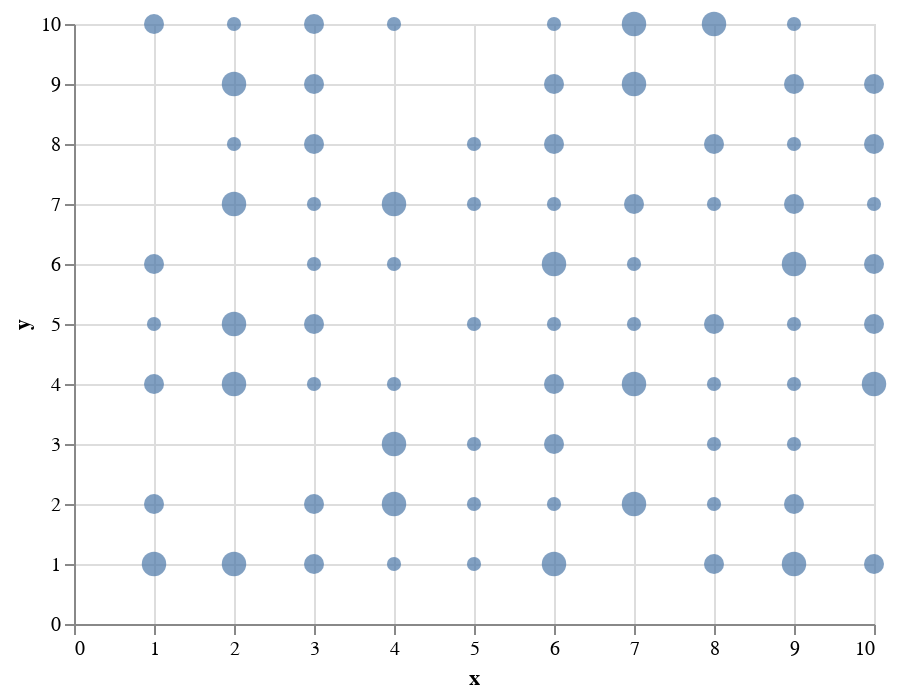

This figure's notebook cell:
### Code cell
import numpy as np
import pandas as pd
import random
import altair as alt

def generate_data(x, y):
  data = pd.DataFrame(
      columns = ['x', 'y', 'point_size'],
      data = {
          'x': pd.Series(np.tile(range(1,x+1), y) ),
          'y': np.repeat(range(1,x+1),y),
          'point_size': [50 * random.randint(0,3) for i in range(0, x*y)],
          },
      )
  return data


def plot_points_altair(data):
  fig = alt.Chart(data[data.point_size>0]).mark_point(filled=True).encode(
      x=alt.X('x'),
      y=alt.Y('y'),
      size=alt.Size('point_size:N', scale=None),
      )
  return fig

data = generate_data(10,10)
plot_points_altair(data)

### Figure 1 — Vega-Lite specification as saved in the notebook (floating-point values rounded to 4 significant figures)
{"config": {"view": {"continuousWidth": 400, "continuousHeight": 300}}, "data": {"name": "data-56c78bd3193f9be46598d0b8d108f180"}, "mark": {"type": "point", "filled": true}, "encoding": {"size": {"field": "point_size", "scale": null, "type": "nominal"}, "x": {"field": "x", "type": "quantitative"}, "y": {"field": "y", "type": "quantitative"}}, "$schema": "https://vega.github.io/schema/vega-lite/v4.17.0.json", "datasets": {"data-56c78bd3193f9be46598d0b8d108f180": [{"x": 1, "y": 1, "point_size": 150}, {"x": 2, "y": 1, "point_size": 150}, {"x": 3, "y": 1, "point_size": 100}, {"x": 4, "y": 1, "point_size": 50}, {"x": 5, "y": 1, "point_size": 50}, {"x": 6, "y": 1, "point_size": 150}, {"x": 8, "y": 1, "point_size": 100}, {"x": 9, "y": 1, "point_size": 150}, {"x": 10, "y": 1, "point_size": 100}, {"x": 1, "y": 2, "point_size": 100}, {"x": 3, "y": 2, "point_size": 100}, {"x": 4, "y": 2, "point_size": 150}, {"x": 5, "y": 2, "point_size": 50}, {"x": 6, "y": 2, "point_size": 50}, {"x": 7, "y": 2, "point_size": 150}, {"x": 8, "y": 2, "point_size": 50}, {"x": 9, "y": 2, "point_size": 100}, {"x": 4, "y": 3, "point_size": 150}, {"x": 5, "y": 3, "point_size": 50}, {"x": 6, "y": 3, "point_size": 100}, {"x": 8, "y": 3, "point_size": 50}, {"x": 9, "y": 3, "point_size": 50}, {"x": 1, "y": 4, "point_size": 100}, {"x": 2, "y": 4, "point_size": 150}, {"x": 3, "y": 4, "point_size": 50}, {"x": 4, "y": 4, "point_size": 50}, {"x": 6, "y": 4, "point_size": 100}, {"x": 7, "y": 4, "point_size": 150}, {"x": 8, "y": 4, "point_size": 50}, {"x": 9, "y": 4, "point_size": 50}, {"x": 10, "y": 4, "point_size": 150}, {"x": 1, "y": 5, "point_size": 50}, {"x": 2, "y": 5, "point_size": 150}, {"x": 3, "y": 5, "point_size": 100}, {"x": 5, "y": 5, "point_size": 50}, {"x": 6, "y": 5, "point_size": 50}, {"x": 7, "y": 5, "point_size": 50}, {"x": 8, "y": 5, "point_size": 100}, {"x": 9, "y": 5, "point_size": 50}, {"x": 10, "y": 5, "point_size": 100}, {"x": 1, "y": 6, "point_size": 100}, {"x": 3, "y": 6, "point_size": 50}, {"x": 4, "y": 6, "point_size": 50}, {"x": 6, "y": 6, "point_size": 150}, {"x": 7, "y": 6, "point_size": 50}, {"x": 9, "y": 6, "point_size": 150}, {"x": 10, "y": 6, "point_size": 100}, {"x": 2, "y": 7, "point_size": 150}, {"x": 3, "y": 7, "point_size": 50}, {"x": 4, "y": 7, "point_size": 150}, {"x": 5, "y": 7, "point_size": 50}, {"x": 6, "y": 7, "point_size": 50}, {"x": 7, "y": 7, "point_size": 100}, {"x": 8, "y": 7, "point_size": 50}, {"x": 9, "y": 7, "point_size": 100}, {"x": 10, "y": 7, "point_size": 50}, {"x": 2, "y": 8, "point_size": 50}, {"x": 3, "y": 8, "point_size": 100}, {"x": 5, "y": 8, "point_size": 50}, {"x": 6, "y": 8, "point_size": 100}, {"x": 8, "y": 8, "point_size": 100}, {"x": 9, "y": 8, "point_size": 50}, {"x": 10, "y": 8, "point_size": 100}, {"x": 2, "y": 9, "point_size": 150}, {"x": 3, "y": 9, "point_size": 100}, {"x": 6, "y": 9, "point_size": 100}, {"x": 7, "y": 9, "point_size": 150}, {"x": 9, "y": 9, "point_size": 100}, {"x": 10, "y": 9, "point_size": 100}, {"x": 1, "y": 10, "point_size": 100}, {"x": 2, "y": 10, "point_size": 50}, {"x": 3, "y": 10, "point_size": 100}, {"x": 4, "y": 10, "point_size": 50}, {"x": 6, "y": 10, "point_size": 50}, {"x": 7, "y": 10, "point_size": 150}, {"x": 8, "y": 10, "point_size": 150}, {"x": 9, "y": 10, "point_size": 50}]}}
